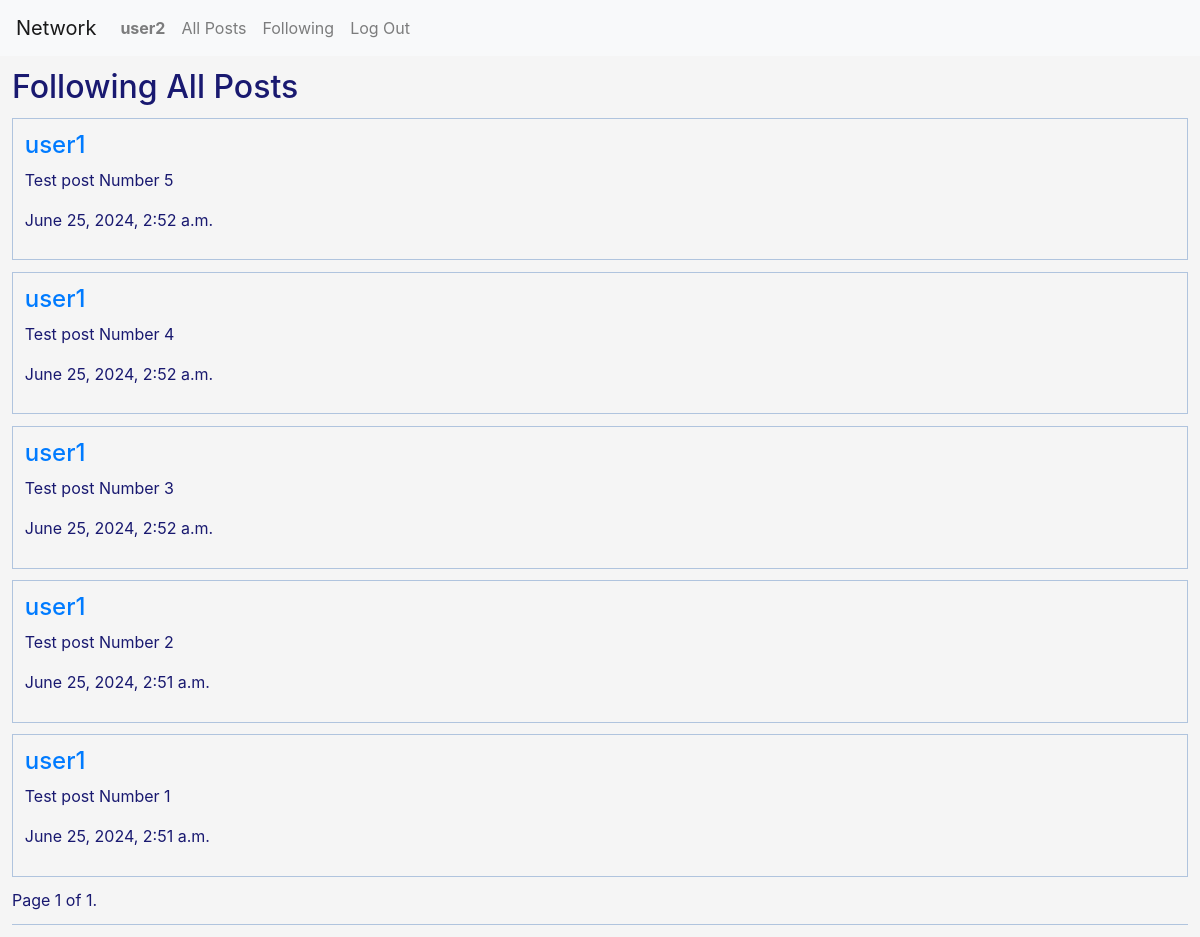
The page /following (signed in) on the database its author committed.
### network/models.py (models this page shows, shortened)
class User(AbstractUser):
    pass

class Post(models.Model):
    content = models.CharField(max_length=150)
    timestamp = models.DateTimeField(auto_now_add=True)
    author = models.ForeignKey(User, on_delete=models.CASCADE, related_name="posts")

### network/views.py (the view)
# urls.py: path("following", views.following, name="following"),
def following(request):
    currentUser = User.objects.get(pk=request.user.id)
    f = Followers.objects.filter(follows=currentUser)
    following_users = [follower.following for follower in f]
    posts = Post.objects.filter(author__in=following_users).order_by('-timestamp')
    paginator = Paginator(posts, 10)
    page_number = request.GET.get('page')
    page_obj = paginator.get_page(page_number)
    return render(request, "network/following.html", {
        "posts": posts,
        "page_obj": page_obj
    })

### network/templates/network/following.html (shortened to what this page needs)
{% extends "network/layout.html" %}
{% block body %}
    <div id="index">
        <h2>Following All Posts</h2>
        <section id="posts-section">
            {% for post in page_obj %}
                <div class="post">
                    <h4><a href="{% url 'profile' post.author.id %}">{{ post.author }}</a></h4>
                    <p>{{ post.content }}</p>
                    <p>{{ post.timestamp }}</p>
                </div>
            {% endfor %}
            <div class="pagination">
                <span class="step-links">
                    <span class="current">
                        Page {{ page_obj.number }} of {{ page_obj.paginator.num_pages }}.
                    </span>
                </span>
            </div>
        </section>
    </div>
{% endblock %}

### network/templates/network/layout.html (shortened to what this page needs)
{% load static %}
<!DOCTYPE html>
<html lang="en">
    <head>
        <link rel="stylesheet" href="https://stackpath.bootstrapcdn.com/bootstrap/4.4.1/css/bootstrap.min.css">
        <link href="{% static 'network/styles.css' %}" rel="stylesheet">
    </head>
    <body>
        <nav class="navbar navbar-expand-lg navbar-light bg-light">
            <a class="navbar-brand" href="#">Network</a>
            <div>
              <ul class="navbar-nav mr-auto">
                {% if user.is_authenticated %}
                    <li class="nav-item">
                        <a class="nav-link" href="{% url 'profile' user.id %}"><strong>{{ user.username }}</strong></a>
                    </li>
                {% endif %}
                <li class="nav-item">
                  <a class="nav-link" href="{% url 'index' %}">All Posts</a>
                </li>
                {% if user.is_authenticated %}
                    <li class="nav-item">
                        <a class="nav-link" href="{% url 'following' %}">Following</a>
                    </li>
                    <li class="nav-item">
                        <a class="nav-link" href="{% url 'logout' %}">Log Out</a>
                    </li>
                {% endif %}
              </ul>
            </div>
          </nav>
        <div class="body">
            {% block body %}
            {% endblock %}
        </div>
    </body>
</html>

### network/static/network/styles.css (style rules this page uses)
body { color: midnightblue; background-color: whitesmoke; }
#index { padding: 1%; }
#posts-section { padding: 0 0 1% 0; border-bottom: 1px solid lightsteelblue; }
.post { border: 1px solid lightsteelblue; padding: 1%; margin: 1% 0; }

### rows shown on the page
User: username "user2"
Post: author "user1", content "Test post Number 5", timestamp "June 25, 2024, 2:52 a.m."
Post: author "user1", content "Test post Number 4", timestamp "June 25, 2024, 2:52 a.m."
Post: author "user1", content "Test post Number 3", timestamp "June 25, 2024, 2:52 a.m."
Post: author "user1", content "Test post Number 2", timestamp "June 25, 2024, 2:51 a.m."
Post: author "user1", content "Test post Number 1", timestamp "June 25, 2024, 2:51 a.m."

### other values the page prints
{{ page_obj.number }} "1"
{{ page_obj.paginator.num_pages }} "1"
